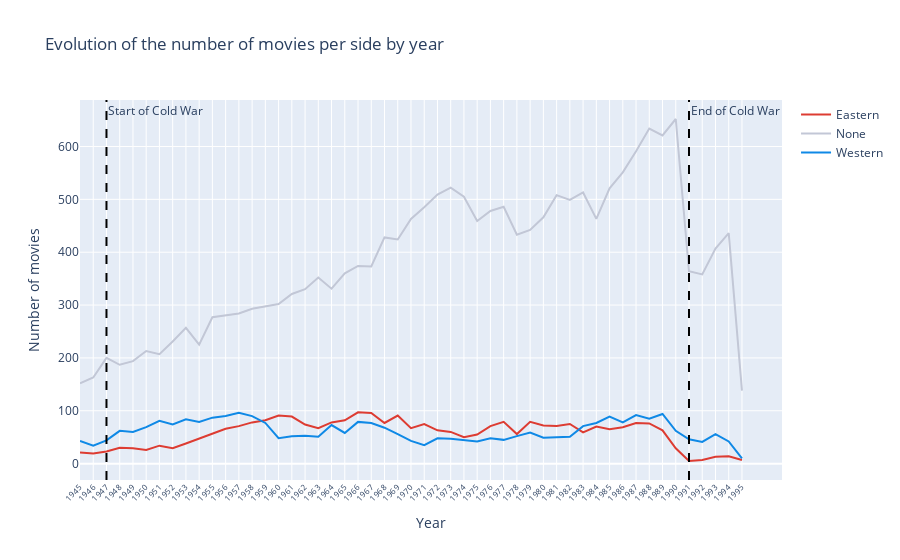

Source (notebook cell):
### Code cell
movie_side_count = movies.groupby(["release_date", "cold_war_side"]).size().unstack()

fig = go.Figure()

for side in movie_side_count.columns:
    fig.add_trace(go.Line(x=movie_side_count.index, 
                            y=movie_side_count[side], 
                            mode="lines", 
                            name=side, 
                            line=dict(width=2, color=COLOR_DICT[side]),
                            hovertemplate="Year: %{x}<br>No. of movies: %{y}<extra></extra>"))
    
fig.update_layout(title="Evolution of the number of movies per side by year", xaxis_title="Year", yaxis_title="Number of movies")
fig.update_xaxes(tickangle=-45, tickvals=list(year_counts.index), tickfont=dict(size=8))

# add some marker to show start of cold war and end of cold war
fig.add_vline(x=1947, line_dash="dash", line_color="black", annotation_text="Start of Cold War")
fig.add_vline(x=1991, line_dash="dash", line_color="black", annotation_text="End of Cold War")

fig.show()

### Figure 1 — Plotly figure (JSON) as saved in the notebook; plotly's stock layout.template omitted (floating-point values rounded to 4 significant figures)
{"data": [{"hovertemplate": "Year: %{x}<br>No. of movies: %{y}<extra></extra>", "line": {"color": "#DD3C32", "width": 2}, "mode": "lines", "name": "Eastern", "type": "scatter", "x": [1945, 1946, 1947, 1948, 1949, 1950, 1951, 1952, 1953, 1954, 1955, 1956, 1957, 1958, 1959, 1960, 1961, 1962, 1963, 1964, 1965, 1966, 1967, 1968, 1969, 1970, 1971, 1972, 1973, 1974, 1975, 1976, 1977, 1978, 1979, 1980, 1981, 1982, 1983, 1984, 1985, 1986, 1987, 1988, 1989, 1990, 1991, 1992, 1993, 1994, 1995], "y": [21, 19, 23, 30, 29, 26, 34, 29, 38, 47, 57, 66, 71, 78, 82, 91, 89, 74, 67, 78, 82, 97, 96, 77, 91, 67, 75, 63, 60, 50, 55, 71, 79, 56, 79, 72, 71, 75, 59, 70, 65, 69, 77, 76, 63, 29, 5, 7, 13, 14, 7]}, {"hovertemplate": "Year: %{x}<br>No. of movies: %{y}<extra></extra>", "line": {"color": "#C2C7D6", "width": 2}, "mode": "lines", "name": "None", "type": "scatter", "x": [1945, 1946, 1947, 1948, 1949, 1950, 1951, 1952, 1953, 1954, 1955, 1956, 1957, 1958, 1959, 1960, 1961, 1962, 1963, 1964, 1965, 1966, 1967, 1968, 1969, 1970, 1971, 1972, 1973, 1974, 1975, 1976, 1977, 1978, 1979, 1980, 1981, 1982, 1983, 1984, 1985, 1986, 1987, 1988, 1989, 1990, 1991, 1992, 1993, 1994, 1995], "y": [152, 163, 200, 187, 194, 213, 207, 231, 257, 225, 277, 280, 284, 293, 298, 302, 321, 330, 352, 331, 360, 374, 373, 428, 424, 463, 485, 509, 522, 505, 459, 478, 486, 433, 442, 466, 508, 499, 513, 463, 521, 551, 591, 634, 621, 652, 364, 358, 407, 436, 138]}, {"hovertemplate": "Year: %{x}<br>No. of movies: %{y}<extra></extra>", "line": {"color": "#0F89E6", "width": 2}, "mode": "lines", "name": "Western", "type": "scatter", "x": [1945, 1946, 1947, 1948, 1949, 1950, 1951, 1952, 1953, 1954, 1955, 1956, 1957, 1958, 1959, 1960, 1961, 1962, 1963, 1964, 1965, 1966, 1967, 1968, 1969, 1970, 1971, 1972, 1973, 1974, 1975, 1976, 1977, 1978, 1979, 1980, 1981, 1982, 1983, 1984, 1985, 1986, 1987, 1988, 1989, 1990, 1991, 1992, 1993, 1994, 1995], "y": [43, 34, 44, 62, 60, 69, 81, 74, 84, 79, 87, 90, 96, 90, 77, 48, 52, 53, 51, 73, 58, 79, 77, 68, 56, 43, 35, 48, 47, 45, 42, 48, 45, 52, 59, 49, 50, 51, 71, 77, 89, 78, 92, 85, 94, 62, 46, 41, 56, 42, 10]}], "layout": {"annotations": [{"showarrow": false, "text": "Start of Cold War", "x": 1947, "xanchor": "left", "xref": "x", "y": 1, "yanchor": "top", "yref": "y domain"}, {"showarrow": false, "text": "End of Cold War", "x": 1991, "xanchor": "left", "xref": "x", "y": 1, "yanchor": "top", "yref": "y domain"}], "shapes": [{"line": {"color": "black", "dash": "dash"}, "type": "line", "x0": 1947, "x1": 1947, "xref": "x", "y0": 0, "y1": 1, "yref": "y domain"}, {"line": {"color": "black", "dash": "dash"}, "type": "line", "x0": 1991, "x1": 1991, "xref": "x", "y0": 0, "y1": 1, "yref": "y domain"}], "title": {"text": "Evolution of the number of movies per side by year"}, "xaxis": {"tickangle": -45, "tickfont": {"size": 8}, "tickvals": [1945, 1946, 1947, 1948, 1949, 1950, 1951, 1952, 1953, 1954, 1955, 1956, 1957, 1958, 1959, 1960, 1961, 1962, 1963, 1964, 1965, 1966, 1967, 1968, 1969, 1970, 1971, 1972, 1973, 1974, 1975, 1976, 1977, 1978, 1979, 1980, 1981, 1982, 1983, 1984, 1985, 1986, 1987, 1988, 1989, 1990, 1991, 1992, 1993, 1994, 1995], "title": {"text": "Year"}}, "yaxis": {"title": {"text": "Number of movies"}}}}
